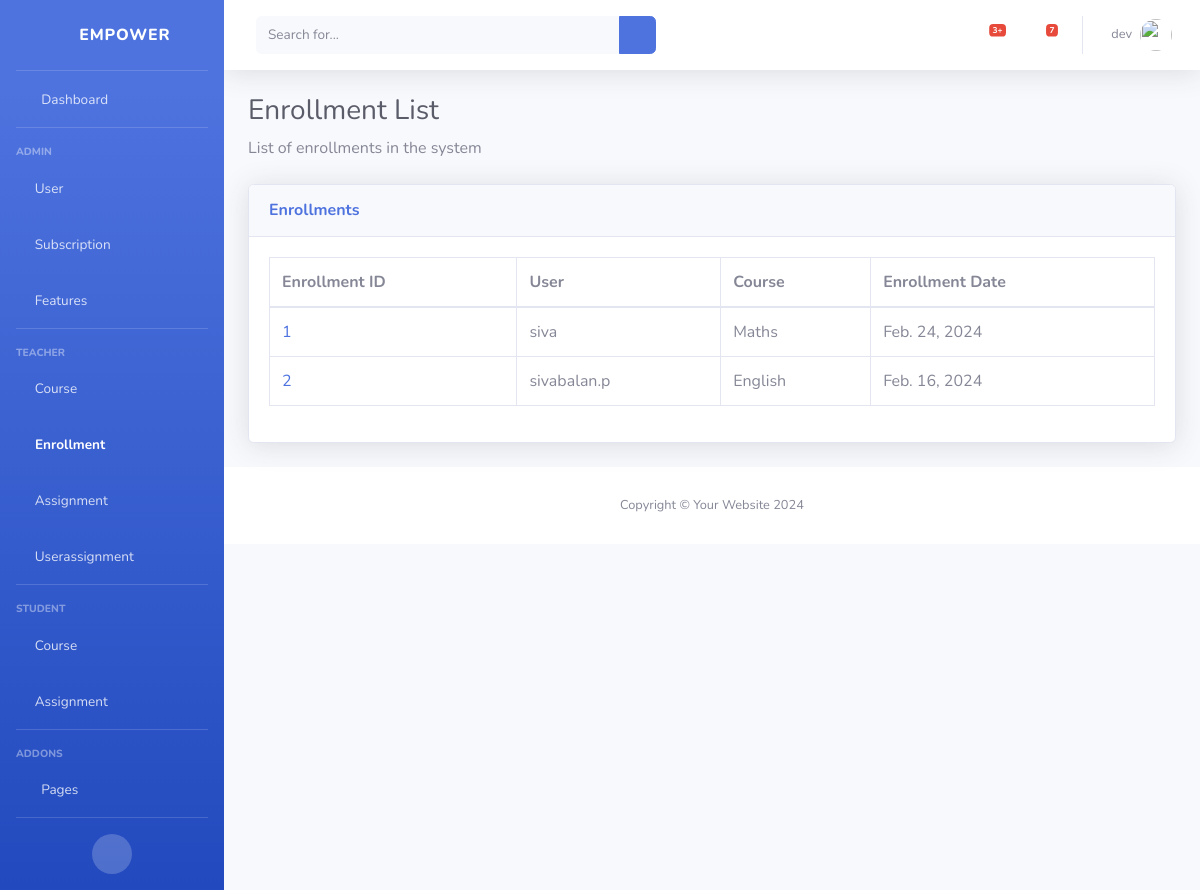
The app's page /enrollments/ (signed in) with its own data.
### classRoom/models.py (models this page shows)
class Enrollment(models.Model):
    id = models.AutoField(primary_key=True)
    user = models.ForeignKey(User, on_delete=models.CASCADE)
    course = models.ForeignKey(Course, on_delete=models.CASCADE)
    enrollment_date = models.DateField()

class User(models.Model):
    TEACHER = 'teacher'
    STUDENT = 'student'
    ROLE_CHOICES = [
        (TEACHER, 'Teacher'),
        (STUDENT, 'Student'),
    ]
    user = models.OneToOneField(AuthUser, on_delete=models.CASCADE)
    role = models.CharField(max_length=50, choices=ROLE_CHOICES)

class Course(models.Model):
    id = models.AutoField(primary_key=True)
    course_name = models.CharField(max_length=100)
    course_description = models.TextField()

### classRoom/views.py (the view)
# urls.py: path('enrollments/',view_enrollments,name="view_enrollments"),
@login_required
@user_role_required('teacher')
def view_enrollments(request):
    enrollments = Enrollment.objects.all()
    return render(request, "enrollments/view_enrollments.html", {'enrollments': enrollments})

### classRoom/views.py (called while the page is built)
def user_role_required(role):
    def decorator(view_func):
        @wraps(view_func)
        def _wrapped_view(request, *args, **kwargs):
            if request.user.is_authenticated and hasattr(request.user, 'user') and request.user.user.role != role:
                return render(request, 'common/no_permission.html')
            else:
                return view_func(request, *args, **kwargs)
        return _wrapped_view
    return decorator

### classRoom/templates/enrollments/view_enrollments.html
{% extends 'base.html' %}
{% block content %}
<h1 class="h3 mb-2 text-gray-800">Enrollment List</h1>
<p class="mb-4">List of enrollments in the system</p>
<div class="card shadow mb-4">
    <div class="card-header py-3">
        <h6 class="m-0 font-weight-bold text-primary">Enrollments</h6>
    </div>
    <div class="card-body">
        <div class="table-responsive">
            <table class="table table-bordered" id="dataTable" width="100%" cellspacing="0">
                <thead>
                    <tr>
                        <th>Enrollment ID</th>
                        <th>User</th>
                        <th>Course</th>
                        <th>Enrollment Date</th>
                    </tr>
                </thead>
                <tbody>
                    {% for enrollment in enrollments %}
                        <tr>
                            <td><a href="/enrollment/{{ enrollment.id }}/">{{ enrollment.id }}</a></td>
                            <td>{{ enrollment.user.user.username }}</td>
                            <td>{{ enrollment.course.course_name }}</td>
                            <td>{{ enrollment.enrollment_date }}</td>
                        </tr>
                    {% endfor %}
                </tbody>
            </table>
        </div>
    </div>
</div>
{% endblock %}

### classRoom/templates/base.html (shortened to what this page needs)
{% load static %}
<!DOCTYPE html>
<html lang="en">
<head>
    <link rel="stylesheet" href="{% static 'vendor/fontawesome-free/css/all.min.css' %}" type="text/css">
    <link rel="stylesheet" href="{% static 'css/sb-admin-2.min.css' %}">
</head>
<body id="page-top">
    <div id="wrapper">
        <ul class="navbar-nav bg-gradient-primary sidebar sidebar-dark accordion" id="accordionSidebar">
            <a class="sidebar-brand d-flex align-items-center justify-content-center" href="{% url 'index' %}">
                <div class="sidebar-brand-icon rotate-n-15">
                    <i class="fas fa-chess-knight"></i>
                </div>
                <div class="sidebar-brand-text mx-3">Empower</div>
            </a>
            <hr class="sidebar-divider my-0">
            <li class="nav-item">
                <a class="nav-link" href="{% url 'index' %}">
                    <i class="fas fa-fw fa-tachometer-alt"></i>
                    <span>Dashboard</span></a>
            </li>
            <hr class="sidebar-divider">
            <div class="sidebar-heading">
                Admin
            </div>
            <li class="nav-item">
                <a class="nav-link" href="{% url 'view_users' %}" >
                    <i class="fas fa-user-shield"></i>
                    <span>User</span>
                </a>
            </li>
            <li class="nav-item">
                <a class="nav-link" href="{% url 'view_subscriptions' %}" >
                    <i class="fas fa-user-shield"></i>
                    <span>Subscription</span>
                </a>
            </li>
            <li class="nav-item">
                <a class="nav-link" href="{% url 'view_features' %}" >
                    <i class="fas fa-user-shield"></i>
                    <span>Features</span>
                </a>
            </li>
            <hr class="sidebar-divider">
            <div class="sidebar-heading">
                Teacher
            </div>
            <li class="nav-item">
                <a class="nav-link" href="{% url 'view_courses' %}" >
                    <i class="fas fa-chalkboard-teacher"></i>
                    <span>Course</span>
                </a>
            </li>
            <li class="nav-item">
                <a class="nav-link" href="{% url 'view_enrollments' %}" >
                    <i class="fas fa-chalkboard-teacher"></i>
                    <span>Enrollment</span>
                </a>
            </li>
            <li class="nav-item">
                <a class="nav-link" href="{% url 'view_assignments' %}" >
                    <i class="fas fa-chalkboard-teacher"></i>
                    <span>Assignment</span>
                </a>
            </li>
            <li class="nav-item">
                <a class="nav-link" href="{% url 'view_userassignments' %}" >
                    <i class="fas fa-chalkboard-teacher"></i>
                    <span>Userassignment</span>
                </a>
            </li>
            <hr class="sidebar-divider">
            <div class="sidebar-heading">
                Student
            </div>
            <li class="nav-item">
                <a class="nav-link" href="{% url 'view_courses' %}" >
                    <i class="fas fa-user-graduate"></i>
                    <span>Course</span>
                </a>
                <a class="nav-link" href="{% url 'view_assignments' %}" >
                    <i class="fas fa-user-graduate"></i>
                    <span>Assignment</span>
                </a>
            </li>
            <hr class="sidebar-divider">
            <div class="sidebar-heading">
                Addons
            </div>
            <li class="nav-item">
                <a class="nav-link collapsed" href="#" data-toggle="collapse" data-target="#collapsePages"
                    aria-expanded="true" aria-controls="collapsePages">
                    <i class="fas fa-fw fa-folder"></i>
                    <span>Pages</span>
                </a>
            </li>
            <hr class="sidebar-divider d-none d-md-block">
            <div class="text-center d-none d-md-inline">
                <button class="rounded-circle border-0" id="sidebarToggle"></button>
            </div>
        </ul>
        <div id="content-wrapper" class="d-flex flex-column">
            <nav class="navbar navbar-expand navbar-light bg-white topbar mb-4 static-top shadow">
                <form
                    class="d-none d-sm-inline-block form-inline mr-auto ml-md-3 my-2 my-md-0 mw-100 navbar-search">
                    <div class="input-group">
                        <input type="text" class="form-control bg-light border-0 small" placeholder="Search for..."
                            aria-label="Search" aria-describedby="basic-addon2">
                        <div class="input-group-append">
                            <button class="btn btn-primary" type="button">
                                <i class="fas fa-search fa-sm"></i>
                            </button>
                        </div>
                    </div>
                </form>
                <ul class="navbar-nav ml-auto">
                    <li class="nav-item dropdown no-arrow mx-1">
                        <a class="nav-link dropdown-toggle" href="#" id="alertsDropdown" role="button"
                            data-toggle="dropdown" aria-haspopup="true" aria-expanded="false">
                            <i class="fas fa-bell fa-fw"></i>
                            <span class="badge badge-danger badge-counter">3+</span>
                        </a>
                    </li>
                    <li class="nav-item dropdown no-arrow mx-1">
                        <a class="nav-link dropdown-toggle" href="#" id="messagesDropdown" role="button"
                            data-toggle="dropdown" aria-haspopup="true" aria-expanded="false">
                            <i class="fas fa-envelope fa-fw"></i>
                            <span class="badge badge-danger badge-counter">7</span>
                        </a>
                    </li>
                    <li class="nav-item dropdown no-arrow">
                        <a class="nav-link dropdown-toggle" href="#" id="userDropdown" role="button"
                            data-toggle="dropdown" aria-haspopup="true" aria-expanded="false">
                            {% if user.is_authenticated %}
                                <span class="mr-2 d-none d-lg-inline text-gray-600 small">{{ user.username }}</span>
                            {% endif %}
                            <img class="img-profile rounded-circle" src="{% static 'img/undraw_profile.svg' %}">
                        </a>
                    </li>
                </ul>
            </nav>
            <div class="container-fluid">
                {% block content %}
                {% endblock %}
            </div>
            <footer class="sticky-footer bg-white">
                <div class="container my-auto">
                    <div class="copyright text-center my-auto">
                        <span>Copyright &copy; Your Website 2024</span>
                    </div>
                </div>
            </footer>
        </div>
    </div>
</body>
</html>

### records on screen
Enrollment: id "1", user.user.username "siva", course.course_name "Maths", enrollment_date "Feb. 24, 2024"
Enrollment: id "2", user.user.username "sivabalan.p", course.course_name "English", enrollment_date "Feb. 16, 2024"

### other values on screen
{{ user.username }} "dev"
